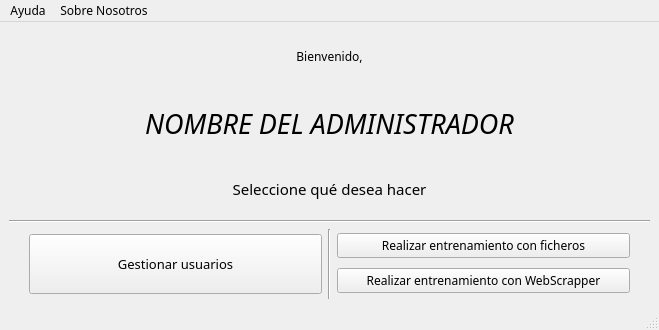
<?xml version="1.0" encoding="UTF-8"?>
<ui version="4.0">
 <class>MainWindow</class>
 <widget class="QMainWindow" name="MainWindow">
  <property name="geometry">
   <rect>
    <x>0</x>
    <y>0</y>
    <width>659</width>
    <height>330</height>
   </rect>
  </property>
  <property name="font">
   <font>
    <family>Questrial</family>
   </font>
  </property>
  <property name="windowTitle">
   <string>MainWindow</string>
  </property>
  <widget class="QWidget" name="centralwidget">
   <layout class="QVBoxLayout" name="verticalLayout">
    <item>
     <layout class="QVBoxLayout" name="verticalLayout_3">
      <item>
       <widget class="QLabel" name="label_2">
        <property name="font">
         <font>
          <pointsize>9</pointsize>
         </font>
        </property>
        <property name="text">
         <string>Bienvenido,</string>
        </property>
        <property name="alignment">
         <set>Qt::AlignCenter</set>
        </property>
       </widget>
      </item>
      <item>
       <widget class="QLabel" name="label_nameAdmin">
        <property name="sizePolicy">
         <sizepolicy hsizetype="Preferred" vsizetype="Fixed">
          <horstretch>0</horstretch>
          <verstretch>0</verstretch>
         </sizepolicy>
        </property>
        <property name="minimumSize">
         <size>
          <width>0</width>
          <height>70</height>
         </size>
        </property>
        <property name="font">
         <font>
          <pointsize>20</pointsize>
          <weight>50</weight>
          <italic>true</italic>
          <bold>false</bold>
         </font>
        </property>
        <property name="text">
         <string>NOMBRE DEL ADMINISTRADOR</string>
        </property>
        <property name="alignment">
         <set>Qt::AlignCenter</set>
        </property>
       </widget>
      </item>
      <item>
       <widget class="QLabel" name="label">
        <property name="sizePolicy">
         <sizepolicy hsizetype="Preferred" vsizetype="Preferred">
          <horstretch>0</horstretch>
          <verstretch>0</verstretch>
         </sizepolicy>
        </property>
        <property name="font">
         <font>
          <family>Questrial</family>
          <pointsize>11</pointsize>
         </font>
        </property>
        <property name="text">
         <string>Seleccione qué desea hacer</string>
        </property>
        <property name="alignment">
         <set>Qt::AlignCenter</set>
        </property>
       </widget>
      </item>
     </layout>
    </item>
    <item>
     <widget class="Line" name="line_2">
      <property name="orientation">
       <enum>Qt::Horizontal</enum>
      </property>
     </widget>
    </item>
    <item>
     <layout class="QHBoxLayout" name="horizontalLayout">
      <property name="leftMargin">
       <number>20</number>
      </property>
      <property name="rightMargin">
       <number>20</number>
      </property>
      <item>
       <widget class="QPushButton" name="boton_usersAdmin">
        <property name="sizePolicy">
         <sizepolicy hsizetype="Preferred" vsizetype="Fixed">
          <horstretch>0</horstretch>
          <verstretch>0</verstretch>
         </sizepolicy>
        </property>
        <property name="minimumSize">
         <size>
          <width>0</width>
          <height>60</height>
         </size>
        </property>
        <property name="font">
         <font>
          <family>Questrial</family>
          <pointsize>10</pointsize>
         </font>
        </property>
        <property name="text">
         <string>Gestionar usuarios</string>
        </property>
       </widget>
      </item>
      <item>
       <widget class="Line" name="line">
        <property name="sizePolicy">
         <sizepolicy hsizetype="Fixed" vsizetype="Fixed">
          <horstretch>0</horstretch>
          <verstretch>0</verstretch>
         </sizepolicy>
        </property>
        <property name="minimumSize">
         <size>
          <width>0</width>
          <height>70</height>
         </size>
        </property>
        <property name="orientation">
         <enum>Qt::Vertical</enum>
        </property>
       </widget>
      </item>
      <item>
       <layout class="QVBoxLayout" name="verticalLayout_2">
        <item>
         <widget class="QPushButton" name="boton_trainfiles">
          <property name="text">
           <string>Realizar entrenamiento con ficheros</string>
          </property>
         </widget>
        </item>
        <item>
         <widget class="QPushButton" name="boton_trainweb">
          <property name="text">
           <string>Realizar entrenamiento con WebScrapper</string>
          </property>
         </widget>
        </item>
       </layout>
      </item>
     </layout>
    </item>
   </layout>
  </widget>
  <widget class="QStatusBar" name="statusbar">
   <property name="font">
    <font>
     <family>Questrial</family>
    </font>
   </property>
  </widget>
  <widget class="QMenuBar" name="menubar">
   <property name="geometry">
    <rect>
     <x>0</x>
     <y>0</y>
     <width>659</width>
     <height>21</height>
    </rect>
   </property>
   <widget class="QMenu" name="menu_Ayuda">
    <property name="font">
     <font>
      <family>Questrial</family>
     </font>
    </property>
    <property name="title">
     <string>Ayuda</string>
    </property>
   </widget>
   <widget class="QMenu" name="menu_SobreNosotros">
    <property name="font">
     <font>
      <family>Questrial</family>
     </font>
    </property>
    <property name="title">
     <string>Sobre Nosotros</string>
    </property>
   </widget>
   <addaction name="menu_Ayuda"/>
   <addaction name="menu_SobreNosotros"/>
  </widget>
 </widget>
 <resources/>
 <connections/>
</ui>
